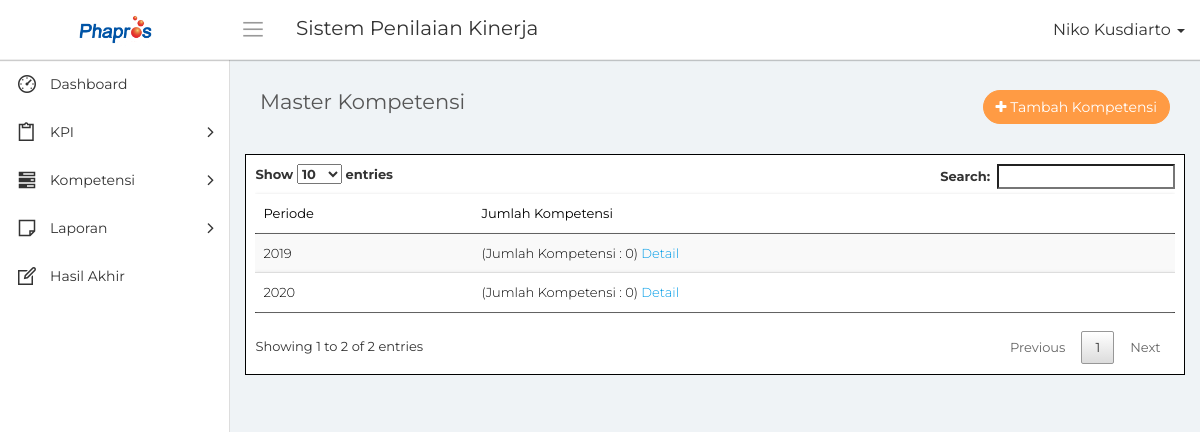
Page /data_kompetensi.php (signed in) on the earlier database version.
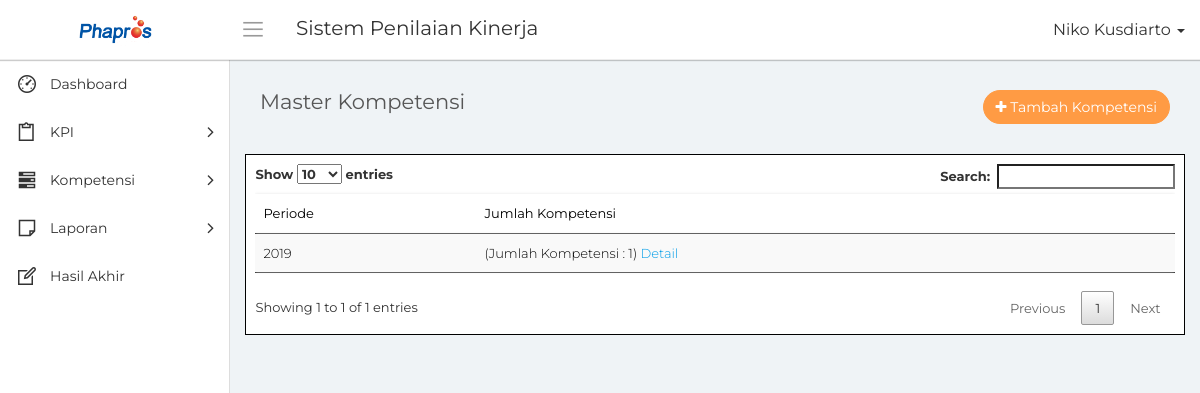
Same page on the later database version.
### tables this page shows
CREATE TABLE `mst_periode` (
  `id_periode` bigint(20) NOT NULL,
  `tahun` int(10) NOT NULL,
  `status` int(5) NOT NULL
);

### conn/database.php (called while the page is built, shortened)
<?php
	class database{
		function __construct(){
			$this->connection = new mysqli('localhost', 'root', '','phapros_final');
		}
		function tampil_periode($id_periode = null){
			$hasil = [];
			if($id_periode == null)
				$query = $this->connection->query("SELECT * FROM mst_periode");
			else
				$query = $this->connection->query("SELECT * FROM mst_periode WHERE id_periode = '$id_periode'");
			while($tampil = $query->fetch_array())
				$hasil[] = $tampil;
			return $hasil;
		}
		function hitung_kompetensi($id_periode = null, $id_kelompok = null)
		{
			if($id_kelompok != null)
				$query = $this->connection->query("SELECT * FROM mst_kompetensi WHERE id_periode = '$id_periode' AND id_kelompok = '$id_kelompok'");
			else
				$query = $this->connection->query("SELECT * FROM mst_kompetensi WHERE id_periode = '$id_periode'");
			$jml = 0;
			while($t = $query->fetch_array())
				$jml = $jml+1;
			return $jml;
		}
	}
?>

### data_kompetensi.php (the view, shortened to what the changed rows need)
<?php
    include "conn/database.php";
    $db = new database();
?>
<!DOCTYPE html>
<html>
    <head>
        <link rel="stylesheet" type="text/css" href="assets/css/bootstrap.min.css">
        <link rel="stylesheet" type="text/css" href="assets/css/font-awesome.min.css">
        <link rel="stylesheet" type="text/css" href="assets/css/line-awesome.min.css">
        <link rel="stylesheet" type="text/css" href="assets/css/datatables.min.css"/>
		<link rel="stylesheet" type="text/css" href="assets/css/select2.min.css">
		<link rel="stylesheet" type="text/css" href="assets/css/bootstrap-datetimepicker.min.css">
        <link rel="stylesheet" type="text/css" href="assets/css/style.css">
    </head>
    <body>
        <div class="main-wrapper">
            <div class="page-wrapper">
                <div class="content container-fluid">
					<div class="row">
						<div class="col-md-12" style="border:1px solid black;color:black; background-color:white; padding:1%;">
							<div class="table-responsive">
								<table class="table table-striped custom-table m-b-0 display" id="tabel">
									<thead>
										<tr>
											<th>Periode</th>
                                            <th>Jumlah Kompetensi</th>
										</tr>
									</thead>
									<tbody>
                                    <?php
                                        foreach($db->tampil_periode() as $data)
                                        {
                                    ?>
                                            <tr>
                                                <td><?php echo $data['tahun']; ?></td>
                                                <td>(Jumlah Kompetensi : <?php echo ($db->hitung_kompetensi($data['id_periode'])); ?>) <a href="detail_kk.php?id_periode=<?php echo $data['id_periode']; ?>">Detail</a></td>
                                            </tr>
                                    <?php
                                        }
                                    ?>
									</tbody>
								</table>
							</div>
						</div>
					</div>
                </div>
            </div>
        </div>
    </body>
</html>

Differences in the rows shown:
removed mst_periode: tahun "2019", hitung_kompetensi "0"
removed mst_periode: tahun "2020", hitung_kompetensi "0"
added mst_periode: tahun "2019", hitung_kompetensi "1"
Other differences:
text written by a page script: "Show entries Search: Showing 1 to 2 of 2 entries Previous 1 Next" → "Show entries Search: Showing 1 to 1 of 1 entries Previous 1 Next"
